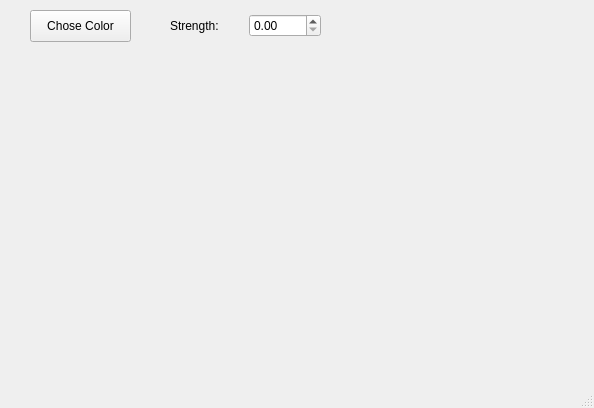
<?xml version="1.0" encoding="UTF-8"?>
<ui version="4.0">
 <class>MainWindow</class>
 <widget class="QMainWindow" name="MainWindow">
  <property name="geometry">
   <rect>
    <x>0</x>
    <y>0</y>
    <width>594</width>
    <height>408</height>
   </rect>
  </property>
  <property name="windowTitle">
   <string>MainWindow</string>
  </property>
  <widget class="QWidget" name="centralwidget">
   <widget class="QLabel" name="label_image">
    <property name="geometry">
     <rect>
      <x>20</x>
      <y>50</y>
      <width>541</width>
      <height>291</height>
     </rect>
    </property>
    <property name="text">
     <string/>
    </property>
    <property name="pixmap">
     <pixmap resource="image.qrc">:/new/prefix1/Qt6 logo.png</pixmap>
    </property>
    <property name="scaledContents">
     <bool>true</bool>
    </property>
   </widget>
   <widget class="QPushButton" name="pushButton_choose_color">
    <property name="geometry">
     <rect>
      <x>30</x>
      <y>10</y>
      <width>101</width>
      <height>32</height>
     </rect>
    </property>
    <property name="text">
     <string>Chose Color</string>
    </property>
   </widget>
   <widget class="QWidget" name="">
    <property name="geometry">
     <rect>
      <x>170</x>
      <y>10</y>
      <width>151</width>
      <height>31</height>
     </rect>
    </property>
    <layout class="QHBoxLayout" name="horizontalLayout">
     <item>
      <widget class="QLabel" name="label">
       <property name="text">
        <string>Strength:</string>
       </property>
      </widget>
     </item>
     <item>
      <widget class="QDoubleSpinBox" name="doubleSpinBox"/>
     </item>
    </layout>
   </widget>
  </widget>
  <widget class="QMenuBar" name="menubar">
   <property name="geometry">
    <rect>
     <x>0</x>
     <y>0</y>
     <width>594</width>
     <height>24</height>
    </rect>
   </property>
  </widget>
  <widget class="QStatusBar" name="statusbar"/>
 </widget>
 <resources>
  <include location="image.qrc"/>
 </resources>
 <connections/>
</ui>
